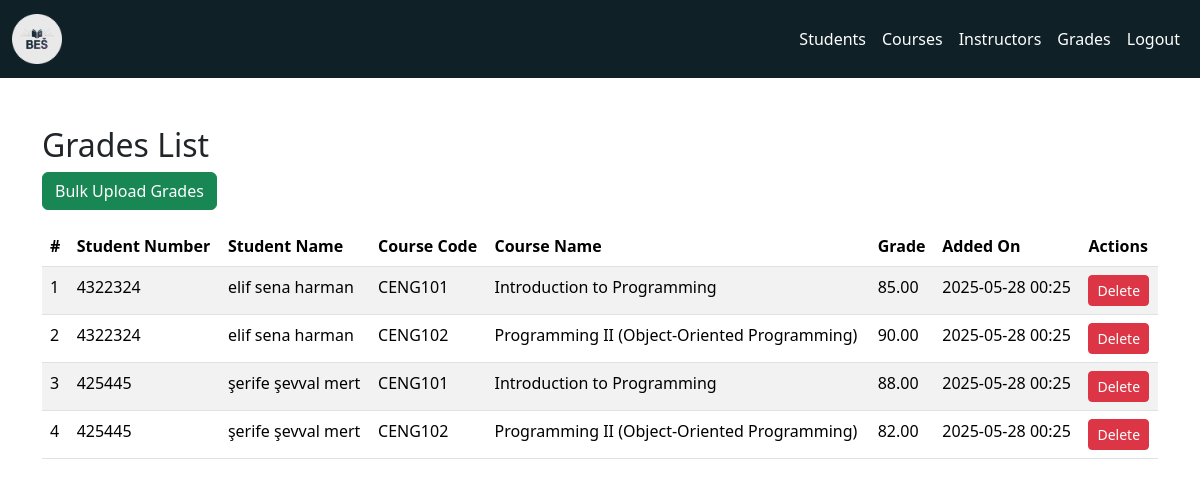
Screenshot of /grades with the database file from the repository.
### app/models.py (models this page shows, shortened)
class Grade(db.Model):
    __tablename__ = 'grades'
    id = db.Column(db.Integer, primary_key=True)
    student_id = db.Column(db.Integer, db.ForeignKey('students.id'))
    course_id = db.Column(db.Integer, db.ForeignKey('courses.id'))
    grade = db.Column(db.Float, nullable=False)
    timestamp = db.Column(db.DateTime, default=datetime.utcnow)
    student = db.relationship('Student', backref=db.backref('grades', lazy=True))
    course = db.relationship('Course', backref=db.backref('grades', lazy=True))

class Student(db.Model):
    __tablename__ = 'students'
    id = db.Column(db.Integer, primary_key=True)
    first_name = db.Column(db.String(50), nullable=False)
    last_name = db.Column(db.String(50), nullable=False)
    student_number = db.Column(db.String(20), unique=True, nullable=False)
    email = db.Column(db.String(120), unique=True, nullable=True)
    phone = db.Column(db.String(20), nullable=True)
    __table_args__ = (
        UniqueConstraint('student_number', name='uq_student_student_number'),
    )

class Course(db.Model):
    __tablename__ = 'courses'
    id = db.Column(db.Integer, primary_key=True)
    code = db.Column(db.String(20), unique=True, nullable=False)
    name = db.Column(db.String(100), nullable=False)
    credit = db.Column(db.Integer, nullable=False)
    instructor_id = db.Column(db.Integer, db.ForeignKey('instructors.id'), nullable=False)
    instructor = db.relationship('Instructor', backref=db.backref('courses', lazy=True))
    __tablename__ = 'courses'
    id = db.Column(db.Integer, primary_key=True)
    code = db.Column(db.String(20), nullable=False)
    name = db.Column(db.String(100), nullable=False)
    credit = db.Column(db.Integer, nullable=False)
    instructor_id = db.Column(db.Integer, db.ForeignKey('instructors.id'))
    instructor = db.relationship('Instructor', backref=db.backref('courses', lazy=True))

### app/routes.py (the view)
@grades_bp.route("/grades", strict_slashes=False)
def grade_list_page():
    grades = Grade.query.all()
    return render_template("grades/grade_list.html", grades=grades)

### app/templates/grades/grade_list.html (shortened to what this page needs)
<!DOCTYPE html>
<html lang="en">
<head>
    <link href="https://cdn.jsdelivr.net/npm/bootstrap@5.3.3/dist/css/bootstrap.min.css" rel="stylesheet" />
</head>
<body>
    {% include 'navbar.html' %}
    <div class="container mt-5">
        <h2>Grades List</h2>
        <a href="/grades/upload" class="btn btn-success mb-3">
            Bulk Upload Grades
        </a>
        <table class="table table-striped">
            <thead>
                <tr>
                    <th>#</th>
                    <th>Student Number</th>
                    <th>Student Name</th>
                    <th>Course Code</th>
                    <th>Course Name</th>
                    <th>Grade</th>
                    <th>Added On</th>
                    <th>Actions</th>
                </tr>
            </thead>
            <tbody>
                {% for grade in grades %}
                <tr>
                    <td>{{ loop.index }}</td>
                    <td>{{ grade.student.student_number }}</td>
                    <td>{{ grade.student.first_name }} {{ grade.student.last_name }}</td>
                    <td>{{ grade.course.code }}</td>
                    <td>{{ grade.course.name }}</td>
                    <td>{{ "%.2f"|format(grade.grade) }}</td>
                    <td>{{ grade.timestamp.strftime("%Y-%m-%d %H:%M") }}</td>
                    <td>
                        <form action="{{ url_for('grades.delete_grade', id=grade.id) }}" method="POST" onsubmit="return confirm('Are you sure to delete this grade?');">
                            <button type="submit" class="btn btn-danger btn-sm">Delete</button>
                        </form>
                    </td>
                </tr>
                {% else %}
                <tr>
                    <td colspan="8" class="text-center">No grades found.</td>
                </tr>
                {% endfor %}
            </tbody>
        </table>
    </div>
</body>
</html>

### app/templates/navbar.html (shortened to what this page needs)
<head>
    <link href="https://cdn.jsdelivr.net/npm/bootstrap@5.3.2/dist/css/bootstrap.min.css" rel="stylesheet">
    <link href="{{ url_for('static', filename='css/navbar.css') }}" rel="stylesheet">
</head>
<nav class="navbar navbar-expand-lg navbar-dark">
  <div class="container-fluid">
    <a class="navbar-brand" href="{{ url_for('auth.dashboard_page') }}">
      <img src="{{ url_for('static', filename='uploads/logo.png') }}" alt="Logo">
    </a>
    <div class="collapse navbar-collapse justify-content-end" id="navbarNav">
      <ul class="navbar-nav">
        <li class="nav-item"><a class="nav-link" href="/students/list">Students</a></li>
        <li class="nav-item"><a class="nav-link" href="/courses/list">Courses</a></li>
        <li class="nav-item"><a class="nav-link" href="/instructors/list">Instructors</a></li>
        <li class="nav-item"><a class="nav-link" href="/grades/list">Grades</a></li>
        <li class="nav-item"><a class="nav-link" href="/login">Logout</a></li>
      </ul>
    </div>
  </div>
</nav>

### app/static/css/navbar.css (style rules this page uses)
.navbar { background-color: #0f2027; padding-top: 0.25rem; padding-bottom: 0.25rem; }
.navbar-brand img { width: 50px; height: 50px; object-fit: contain; margin: 5px 10px 5px 0; }
.navbar-brand, .nav-link, .dropdown-item { color: #fff !important; font-size: 1rem; }

### rows the page displays
Grade: student.student_number "4322324", student.first_name "elif sena", student.last_name "harman", course.code "CENG101", course.name "Introduction to Programming", grade "85.00", timestamp "2025-05-28 00:25"
Grade: student.student_number "4322324", student.first_name "elif sena", student.last_name "harman", course.code "CENG102", course.name "Programming II (Object-Oriented Programming)", grade "90.00", timestamp "2025-05-28 00:25"
Grade: student.student_number "425445", student.first_name "şerife şevval", student.last_name "mert", course.code "CENG101", course.name "Introduction to Programming", grade "88.00", timestamp "2025-05-28 00:25"
Grade: student.student_number "425445", student.first_name "şerife şevval", student.last_name "mert", course.code "CENG102", course.name "Programming II (Object-Oriented Programming)", grade "82.00", timestamp "2025-05-28 00:25"
